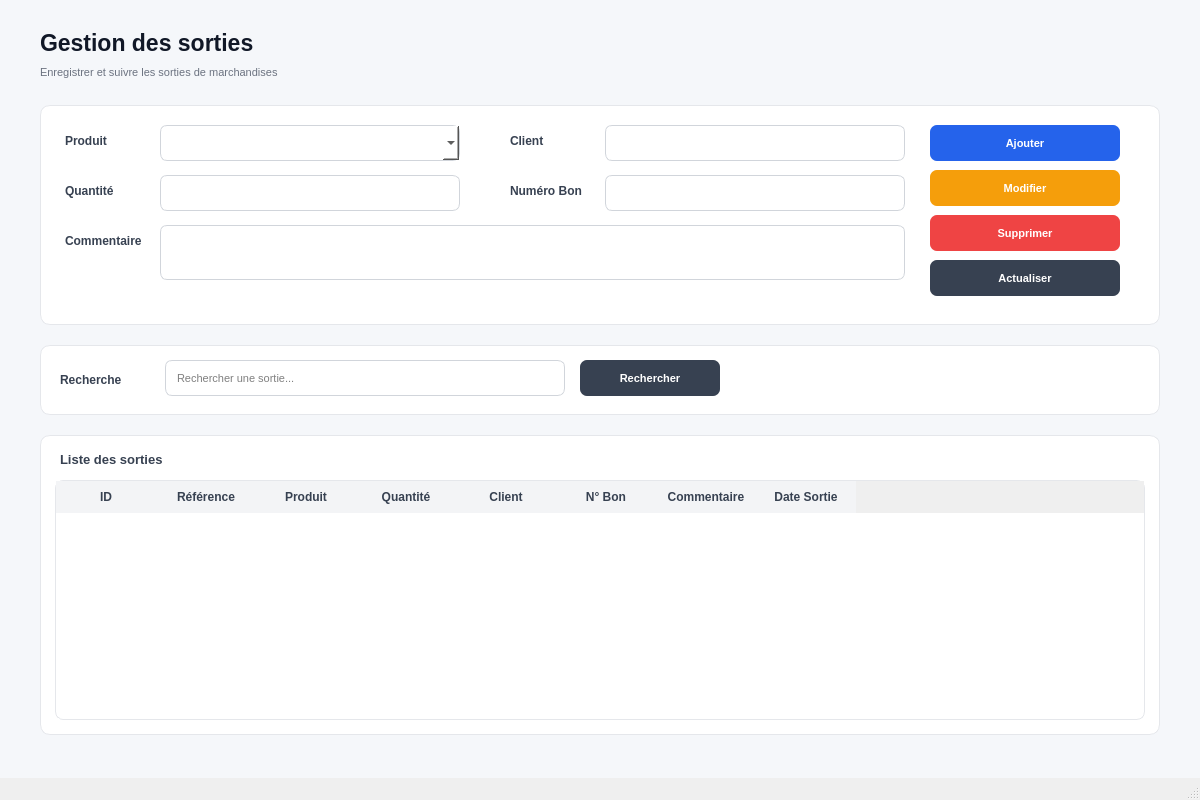
<?xml version="1.0" encoding="UTF-8"?>

<ui version="4.0">
 <class>MainWindow</class>

 <widget class="QMainWindow" name="MainWindow">

  <property name="geometry">
   <rect>
    <x>0</x>
    <y>0</y>
    <width>1200</width>
    <height>800</height>
   </rect>
  </property>

  <property name="windowTitle">
   <string>CLMS - Gestion des sorties</string>
  </property>

  <widget class="QWidget" name="centralwidget">

   <property name="styleSheet">
    <string notr="true">QWidget#centralwidget {
    background-color: #F5F7FA;
}

QLabel {
color: #1F2937;
}

QLineEdit, QComboBox, QTextEdit {
background-color: white;
border: 1px solid #D1D5DB;
border-radius: 7px;
padding: 7px 9px;
font-size: 11px;
}

QLineEdit:focus, QComboBox:focus, QTextEdit:focus {
border: 1px solid #2563EB;
}

QPushButton {
border: none;
border-radius: 7px;
padding: 7px 14px;
font-size: 11px;
font-weight: bold;
}

QTableWidget {
background-color: white;
border: 1px solid #E5E7EB;
border-radius: 8px;
gridline-color: #E5E7EB;
font-size: 11px;
selection-background-color: #DBEAFE;
selection-color: #1E3A8A;
}

QHeaderView::section {
background-color: #F3F4F6;
color: #374151;
font-weight: bold;
padding: 7px;
border: none;
}</string> </property>

   <!-- TITRE -->

   <widget class="QLabel" name="lblTitre">
    <property name="geometry">
     <rect>
      <x>40</x>
      <y>25</y>
      <width>600</width>
      <height>35</height>
     </rect>
    </property>


<property name="styleSheet">
 <string notr="true">font-size: 23px;


font-weight: bold;
color: #111827;</string> </property>


<property name="text">
 <string>Gestion des sorties</string>
</property>


   </widget>

   <!-- SOUS TITRE -->

   <widget class="QLabel" name="lblSousTitre">
    <property name="geometry">
     <rect>
      <x>40</x>
      <y>60</y>
      <width>800</width>
      <height>25</height>
     </rect>
    </property>


<property name="styleSheet">
 <string notr="true">font-size: 11px;


color: #6B7280;</string> </property>


<property name="text">
 <string>Enregistrer et suivre les sorties de marchandises</string>
</property>


   </widget>

   <!-- FORMULAIRE -->

   <widget class="QFrame" name="frameFormulaire">


<property name="geometry">
 <rect>
  <x>40</x>
  <y>105</y>
  <width>1120</width>
  <height>220</height>
 </rect>
</property>

<property name="styleSheet">
 <string notr="true">QFrame#frameFormulaire {
background-color: white;
border: 1px solid #E5E7EB;
border-radius: 10px;


}</string> </property>


<!-- PRODUIT -->

<widget class="QLabel" name="labelProduit">
 <property name="geometry">
  <rect>
   <x>25</x>
   <y>25</y>
   <width>90</width>
   <height>22</height>
  </rect>
 </property>

 <property name="styleSheet">
  <string notr="true">font-weight: bold;


color: #374151;</string> </property>


 <property name="text">
  <string>Produit</string>
 </property>
</widget>

<widget class="QComboBox" name="cmbProduit">
 <property name="geometry">
  <rect>
   <x>120</x>
   <y>20</y>
   <width>300</width>
   <height>36</height>
  </rect>
 </property>
</widget>

<!-- QUANTITE -->

<widget class="QLabel" name="labelQuantite">
 <property name="geometry">
  <rect>
   <x>25</x>
   <y>75</y>
   <width>90</width>
   <height>22</height>
  </rect>
 </property>

 <property name="styleSheet">
  <string notr="true">font-weight: bold;


color: #374151;</string> </property>


 <property name="text">
  <string>Quantité</string>
 </property>
</widget>

<widget class="QLineEdit" name="txtQuantite">
 <property name="geometry">
  <rect>
   <x>120</x>
   <y>70</y>
   <width>300</width>
   <height>36</height>
  </rect>
 </property>
</widget>

<!-- CLIENT -->

<widget class="QLabel" name="labelClient">
 <property name="geometry">
  <rect>
   <x>470</x>
   <y>25</y>
   <width>90</width>
   <height>22</height>
  </rect>
 </property>

 <property name="styleSheet">
  <string notr="true">font-weight: bold;


color: #374151;</string> </property>


 <property name="text">
  <string>Client</string>
 </property>
</widget>

<widget class="QLineEdit" name="txtClient">
 <property name="geometry">
  <rect>
   <x>565</x>
   <y>20</y>
   <width>300</width>
   <height>36</height>
  </rect>
 </property>
</widget>

<!-- NUMERO BON -->

<widget class="QLabel" name="labelNumeroBon">
 <property name="geometry">
  <rect>
   <x>470</x>
   <y>75</y>
   <width>90</width>
   <height>22</height>
  </rect>
 </property>

 <property name="styleSheet">
  <string notr="true">font-weight: bold;


color: #374151;</string> </property>


 <property name="text">
  <string>Numéro Bon</string>
 </property>
</widget>

<widget class="QLineEdit" name="txtNumeroBon">
 <property name="geometry">
  <rect>
   <x>565</x>
   <y>70</y>
   <width>300</width>
   <height>36</height>
  </rect>
 </property>
</widget>

<!-- COMMENTAIRE -->

<widget class="QLabel" name="labelCommentaire">
 <property name="geometry">
  <rect>
   <x>25</x>
   <y>125</y>
   <width>90</width>
   <height>22</height>
  </rect>
 </property>

 <property name="styleSheet">
  <string notr="true">font-weight: bold;


color: #374151;</string> </property>


 <property name="text">
  <string>Commentaire</string>
 </property>
</widget>

<widget class="QTextEdit" name="txtCommentaire">
 <property name="geometry">
  <rect>
   <x>120</x>
   <y>120</y>
   <width>745</width>
   <height>55</height>
  </rect>
 </property>
</widget>

<!-- AJOUTER -->

<widget class="QPushButton" name="btnAjouterSortie">
 <property name="geometry">
  <rect>
   <x>890</x>
   <y>20</y>
   <width>190</width>
   <height>36</height>
  </rect>
 </property>

 <property name="styleSheet">
  <string notr="true">QPushButton {
background-color: #2563EB;
color: white;


}

QPushButton:hover {
background-color: #1D4ED8;
}</string> </property>


 <property name="text">
  <string>Ajouter</string>
 </property>
</widget>

<!-- MODIFIER -->

<widget class="QPushButton" name="btnModifierSortie">
 <property name="geometry">
  <rect>
   <x>890</x>
   <y>65</y>
   <width>190</width>
   <height>36</height>
  </rect>
 </property>

 <property name="styleSheet">
  <string notr="true">QPushButton {
background-color: #F59E0B;
color: white;


}

QPushButton:hover {
background-color: #D97706;
}</string> </property>


 <property name="text">
  <string>Modifier</string>
 </property>
</widget>

<!-- SUPPRIMER -->

<widget class="QPushButton" name="btnSupprimerSortie">
 <property name="geometry">
  <rect>
   <x>890</x>
   <y>110</y>
   <width>190</width>
   <height>36</height>
  </rect>
 </property>

 <property name="styleSheet">
  <string notr="true">QPushButton {
background-color: #EF4444;
color: white;


}

QPushButton:hover {
background-color: #DC2626;
}</string> </property>


 <property name="text">
  <string>Supprimer</string>
 </property>
</widget>

<!-- ACTUALISER -->

<widget class="QPushButton" name="btnActualiser">
 <property name="geometry">
  <rect>
   <x>890</x>
   <y>155</y>
   <width>190</width>
   <height>36</height>
  </rect>
 </property>

 <property name="styleSheet">
  <string notr="true">QPushButton {
background-color: #374151;
color: white;
}

QPushButton:hover {
background-color: #1F2937;
}</string> </property>

 <property name="text">
  <string>Actualiser</string>
 </property>
</widget>

   </widget>

   <!-- RECHERCHE -->

   <widget class="QFrame" name="frameRecherche">


<property name="geometry">
 <rect>
  <x>40</x>
  <y>345</y>
  <width>1120</width>
  <height>70</height>
 </rect>
</property>

<property name="styleSheet">
 <string notr="true">QFrame#frameRecherche {
background-color: white;
border: 1px solid #E5E7EB;
border-radius: 10px;


}</string> </property>


<widget class="QLabel" name="lblRecherche">
 <property name="geometry">
  <rect>
   <x>20</x>
   <y>22</y>
   <width>100</width>
   <height>25</height>
  </rect>
 </property>

 <property name="styleSheet">
  <string notr="true">font-weight: bold;


color: #374151;</string> </property>


 <property name="text">
  <string>Recherche</string>
 </property>
</widget>

<widget class="QLineEdit" name="txtRechercheSortie">
 <property name="geometry">
  <rect>
   <x>125</x>
   <y>15</y>
   <width>400</width>
   <height>36</height>
  </rect>
 </property>

 <property name="placeholderText">
  <string>Rechercher une sortie...</string>
 </property>
</widget>

<widget class="QPushButton" name="btnRechercherSortie">
 <property name="geometry">
  <rect>
   <x>540</x>
   <y>15</y>
   <width>140</width>
   <height>36</height>
  </rect>
 </property>

 <property name="styleSheet">
  <string notr="true">QPushButton {
background-color: #374151;
color: white;


}

QPushButton:hover {
background-color: #1F2937;
}</string> </property>


 <property name="text">
  <string>Rechercher</string>
 </property>
</widget>


   </widget>

   <!-- TABLE SORTIES -->

   <widget class="QFrame" name="frameTable">


<property name="geometry">
 <rect>
  <x>40</x>
  <y>435</y>
  <width>1120</width>
  <height>300</height>
 </rect>
</property>

<property name="styleSheet">
 <string notr="true">QFrame#frameTable {
background-color: white;
border: 1px solid #E5E7EB;
border-radius: 10px;


}</string> </property>


<widget class="QLabel" name="lblTitreTable">
 <property name="geometry">
  <rect>
   <x>20</x>
   <y>12</y>
   <width>400</width>
   <height>25</height>
  </rect>
 </property>

 <property name="styleSheet">
  <string notr="true">font-size: 13px;


font-weight: bold;
color: #374151;</string> </property>


 <property name="text">
  <string>Liste des sorties</string>
 </property>
</widget>

<widget class="QTableWidget" name="tableSorties">

 <property name="geometry">
  <rect>
   <x>15</x>
   <y>45</y>
   <width>1090</width>
   <height>240</height>
  </rect>
 </property>

 <property name="columnCount">
  <number>8</number>
 </property>

 <property name="rowCount">
  <number>0</number>
 </property>

 <column>
  <property name="text">
   <string>ID</string>
  </property>
 </column>

 <column>
  <property name="text">
   <string>Référence</string>
  </property>
 </column>

 <column>
  <property name="text">
   <string>Produit</string>
  </property>
 </column>

 <column>
  <property name="text">
   <string>Quantité</string>
  </property>
 </column>

 <column>
  <property name="text">
   <string>Client</string>
  </property>
 </column>

 <column>
  <property name="text">
   <string>N° Bon</string>
  </property>
 </column>

 <column>
  <property name="text">
   <string>Commentaire</string>
  </property>
 </column>

 <column>
  <property name="text">
   <string>Date Sortie</string>
  </property>
 </column>

</widget>


   </widget>

  </widget>

  <!-- MENU -->

  <widget class="QMenuBar" name="menubar">
   <property name="geometry">
    <rect>
     <x>0</x>
     <y>0</y>
     <width>1200</width>
     <height>22</height>
    </rect>
   </property>
  </widget>

  <!-- STATUS BAR -->

  <widget class="QStatusBar" name="statusbar"/>

 </widget>

 <resources/>
 <connections/>

</ui>
